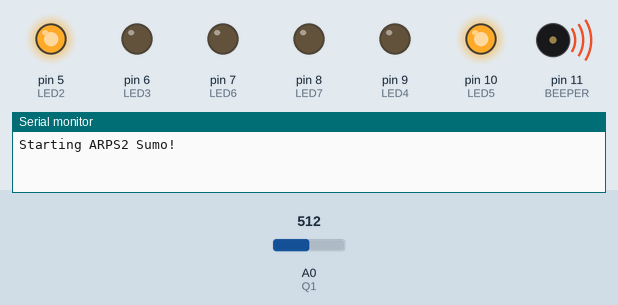
This sketch was run on a simulated Arduino Uno, built with avr-gcc and run on an emulated ATmega328P. Shown: output pins drawn as LEDs (lit = HIGH), buzzer (waves = sounding), the last lines printed to the serial monitor. The inputs (shaded band) are chosen by the test bench; at power-on: A0 (Q1) = 512.

Above: at 0.05 s.
At 0.5 s:
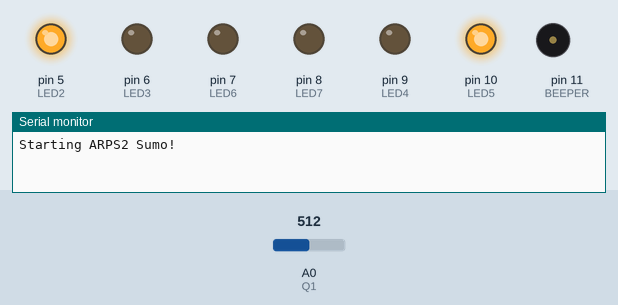
At 1.5 s:
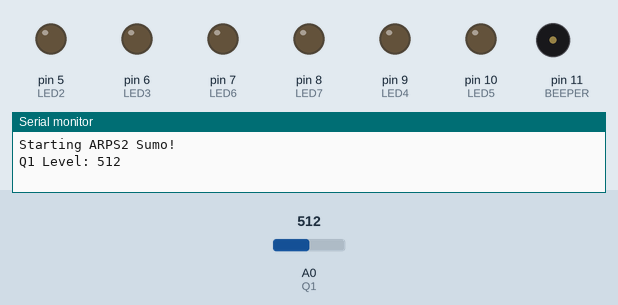
Timing chart, 0 to 3.0 s (numbered marks = the images above):
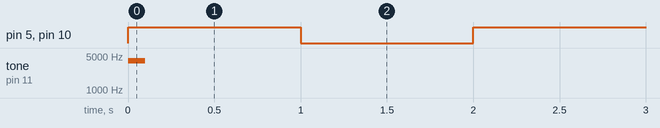

The sketch:

ARPS-Sumo-Robot-Starter.ino
```cpp
/*
Project:  ARPS Sumo Robot Starter Program
Activity: mirobotech/arps
Date:     February 5, 2025

Use this starter program template to create a simple Sumo robot using
an Arduino UNO and ARPS2 circuit board. Follow the instructions in
the program comments to test your motors and optical floor sensors,
and then expand your program to complete your Sumo robot!

This program was designed for making simple classroom Sumo robots
that compete within the Robo-Sumo rules on the mirobo.tech website
(https://mirobo.tech/robo-sumo-rules) and can easily be adapted for
making other kinds of beginner robots.

See the https://mirobo.tech/arps webpage for additional ARPS
resources, programming activities, and starter programs.
*/

// Define I/O pins used by ARPS human interface devices
const int SW2 = 0;      // Pushbuttons SW2 and SW3 are supported on Arduino
const int SW3 = 1;      // UNO R4 Minima and Arduino UNO R4 WiFi
const int SW4 = 2;      // Pushbuttons SW4 and SW5 work on all Arduino UNO R3
const int SW5 = 3;      // and Arduino UNO R4 circuit boards

const int LED2 = 5;     // ARPS LEDs
const int LED3 = 6;
const int LED4 = 9;
const int LED5 = 10;

const int BEEPER = 11;  // ARPS Piezo beeper LS1

// Define I/O pins for special purpose interface devices
const int M1A = 5;      // Motor 1 - output A
const int M1B = 6;      // Motor 1 - output B
const int M2A = 9;      // Motor 2 - output A
const int M2B = 10;     // Motor 2 - output B

const int IR = 4;       // IR demodulator input

const int LED6 = 7;     // LED6 output and +5V supply for left floor/line sensors Q1 and Q2
const int LED7 = 8;     // LED7 output and +5V supply for right floor sensor Q3
const int Q1 = A0;      // Left floor/line sensor phototransistor
const int Q2 = A1;      // Right line sensor phototransistor
const int Q3 = A1;      // Right floor sensor phototransistor

const int H1 = 18;      // Header H1
const int H2 = 13;      // Header H2 (shared with SONAR and onboardLED)
const int TRIG = 13;    // Ultrasonic SONAR distance sensor TRIG(ger) output
const int H3 = 12;      // Header H3 (shared with SONAR)
const int ECHO = 12;    // Ultrasonic SONAR distance sensor ECHO input
const int H4 = 19;      // Header H4

const int ATEMP = A2;   // Analog temperature sensor U1 Vout pin
const int ADIV = A3;    // Analog voltage divider (R20/R21) tap

// Define mode constants
const int TEST = 0;		  // Test mode
const int STARTUP = 1;	// Startup delay
const int SEARCH = 2;	  // Search mode
const int ATTACK = 3;	  // Attack mode

// Define program variables
int SW2state;           // Button state variables
int SW3state;
int SW4state;
int SW5state;
int mode;				        // Program operating mode
int floorLeft;			    // Left floor sensor value
int floorRight;			    // Right floor sensor value
int range;           	  // SONAR range

// Setup code runs once to configure I/O pins before running main loop
void setup() {
  Serial.begin(9600);   // Start the serial port at 9600 bps for UNO R3
  // Serial.begin(115200); // Start the serial port at 115200 bps for UNO R4

  pinMode(SW2,INPUT_PULLUP);
  pinMode(SW3,INPUT_PULLUP);
  pinMode(SW4,INPUT_PULLUP);
  pinMode(SW5,INPUT_PULLUP);
  pinMode(LED2,OUTPUT); // LEDs and motors share the same pins
  pinMode(LED3,OUTPUT);
  pinMode(LED4,OUTPUT);
  pinMode(LED5,OUTPUT);
  pinMode(BEEPER,OUTPUT);
  pinMode(LED_BUILTIN,OUTPUT);
  pinMode(IR,INPUT);
  pinMode(LED6,OUTPUT);
  pinMode(LED7,OUTPUT);
  pinMode(Q1,INPUT);
  pinMode(Q2,INPUT);    // Q2 and Q3 share the same pin
  pinMode(H1,INPUT);    // Define unused header pins as input
  pinMode(TRIG,OUTPUT); // H2/TRIG SONAR output (if installed)
  pinMode(ECHO,INPUT);  // H3/ECHO SONAR input
  pinMode(H4,INPUT);    // Define unused header pins as input
  tone(BEEPER, 4000, 100);  // Say hello and print startup messages
  Serial.println(F("Starting ARPS2 Sumo!"));

  // Start the robot...
  stop();               // Start with the motors off
  mode = TEST;          // Test mode for sensors and motors
  // mode = STARTUP;       // Sumo pre-fight startup mode
}

// Main loop code repeats forever
void loop() {
  // while() loops within loop() are like mini self-contained loop()s.
  // Use the mode variable to switch program operating modes.

  while(mode == TEST) {
    // Test the motors, optical sensors, and SONAR module here:

    // Motor test - verify the operation of each motor direction.
    goFwd();
    delay(1000);
    stop();

    // Floor sensor test - record light and dark values from each
    // floor sensor, and use thse to determine threshold values to
    // keep your robot in the Sumo ring.
    floorLeft = analogRead(Q1);	// Left phototransistor (Q1) light level
    Serial.print("Q1 Level: ");
    Serial.println(floorLeft);

    // Add your own SONAR distance sensor test code here:

    delay(1000);
  }

  while(mode == STARTUP) {
    // STARTUP mode - waits for a button to be pressed and then
    // starts a five second delay before switching to SEARCH mode.

    mode = SEARCH;
  }

  while(mode == SEARCH) {
    // SEARCH mode - use the SONAR module to search for an opponent
    // within the Sumo ring, and use the floor sensors to remain in
    // the ring. If an opponent is found, switch to ATTACK mode.

  }

  while(mode == ATTACK) {
    // ATTACK mode - push the opponent out of the Sumo ring while
    // using the floor sensors to remain in the ring. If an opponent
    // is no longer detected, switch back to SEARCH mode.

  }
}

/*
Sample motor functions. Create additional functions for every
direction that your robot needs to drive in. Can you come up with
eight different directions? Does your robot need to use all eight?
Creating all of the motor direction functions ahead of time will
let you easily adapt your robot for other tasks later.
*/

// Run motors in opposite directions to make the robot go forward.
// (Assumes both motors are wired to ARPS the same way.)
void goFwd(void) {
  digitalWrite(M1A, HIGH);      // Left motor rotates CCW
  digitalWrite(M1B, LOW);
  digitalWrite(M2A, LOW);       // Right motor rotates CW
  digitalWrite(M2B, HIGH);
}

// Stop both motors
void stop(void) {
  digitalWrite(M1A, LOW);     // Left motor
  digitalWrite(M1B, LOW);
  digitalWrite(M2A, LOW);     // Right motor
  digitalWrite(M2B, LOW);
}

// Add other functions for your robot here. It will need a SONAR
// function to detect an opposing robot, and could implement floor
// sensing functions to shorten the program code in the SEARCH and
// ATTACK functions. If the IR demodulator is installed in your
// robot, an IR remote transmitter can be used to start the bout.
```

Measured:
- by itself, pin 5 (LED2), pin 10 (LED5): alternates HIGH for 1.0 s and LOW for 1.0 s
- by itself, tone on pin 11 (BEEPER): silent → 4000 Hz at 0.00 s, → silent 0.10 s later
